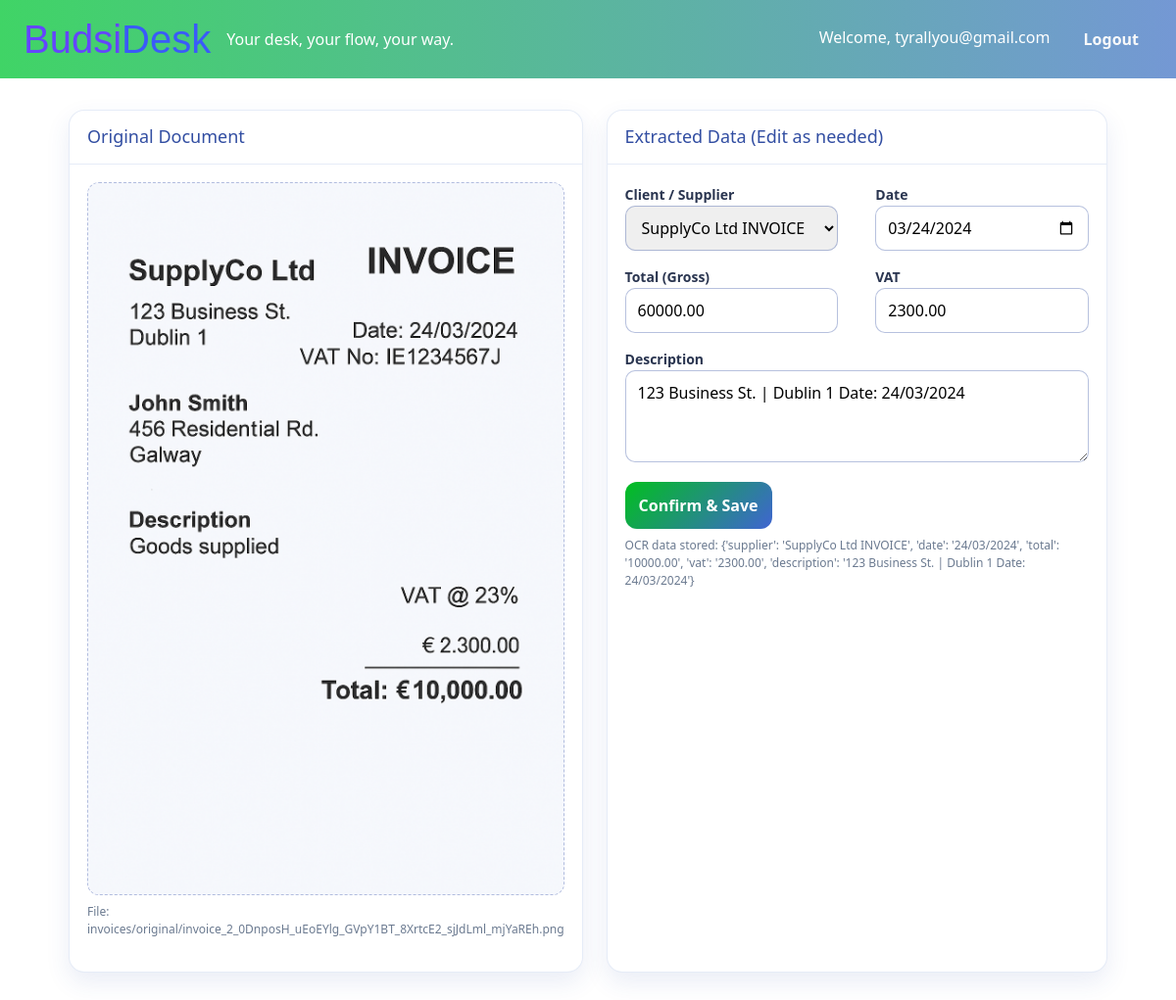
Screenshot of /invoices/21/preview/ (signed in) with the database file from the repository.
### budgidesk_app/models.py (models this page shows, shortened)
class CustomUser(AbstractUser):
    username = None
    email = models.EmailField(_('email address'), unique=True)
    plan = models.CharField(max_length=20, default='lite')
    USERNAME_FIELD = 'email'
    REQUIRED_FIELDS = []
    objects = CustomUserManager()

class Invoice(models.Model):
    INVOICE_TYPES = (
        ('in', 'Received'),   # purchase invoices (supplier)
        ('out', 'Issued'),    # sales invoices (to client)
    )
    user = models.ForeignKey(settings.AUTH_USER_MODEL, on_delete=models.CASCADE)
    client = models.ForeignKey(Client, null=True, blank=True, on_delete=models.SET_NULL)
    type = models.CharField(max_length=3, choices=INVOICE_TYPES)
    date = models.DateField()
    amount = models.DecimalField(max_digits=10, decimal_places=2)   # Gross total
    vat = models.DecimalField(max_digits=10, decimal_places=2)      # VAT amount
    description = models.TextField(blank=True)
    original_file = models.FileField(upload_to='invoices/original/', null=True, blank=True)  # uploaded (jpg/pdf) for received
    pdf_file = models.FileField(upload_to='invoices/pdf/', null=True, blank=True)            # generated for issued
    ocr_data = models.JSONField(default=dict, blank=True)  # raw OCR payload (key-values)
    is_confirmed = models.BooleanField(default=False)
    last_modified = models.DateTimeField(auto_now=True)
    class Meta:
        indexes = [
            models.Index(fields=["user", "type", "date"]),
            models.Index(fields=["user", "is_confirmed"]),
        ]
        ordering = ["-date", "-id"]
        verbose_name = "Invoice"
        verbose_name_plural = "Invoices"

### budgidesk_app/views.py (the view)
# urls.py: path("invoices/<int:invoice_id>/preview/", views.invoice_preview_view, name="invoice_preview"),
@login_required
def invoice_preview_view(request, invoice_id: int):
    invoice = get_object_or_404(Invoice, id=invoice_id, user=request.user)
    try:
        check_template_exists("budgidesk_app/dash/tax/preview_purchase.html")
    except Exception:
        pass
    if request.method == "POST" and InvoiceForm is not None:
        form = InvoiceForm(request.POST, instance=invoice, user=request.user)
        if form.is_valid():
            inv = form.save(commit=False)
            if "confirm" in request.POST:
                inv.is_confirmed = True
            inv.save()
            try:
                save_invoice(
                    {
                        "supplier": inv.client.name if inv.client else "",
                        "date": inv.date.strftime("%Y-%m-%d"),
                        "total": float(inv.amount or 0),
                        "description": inv.description or "",
                    },
                    invoice_type="purchase",
                    prevent_duplicates=True
                )
            except Exception as e:
                debug(f"CSV save on confirm skipped: {e}")
            return redirect("dash_tax")
    else:
        form = InvoiceForm(instance=invoice, user=request.user) if InvoiceForm else None
    original_url = invoice.original_file.url if invoice.original_file else None
    is_pdf = (original_url or "").lower().endswith(".pdf")
    return render(request, "budgidesk_app/dash/tax/preview_purchase.html", {
        "invoice": invoice,
        "form": form,
        "original_url": original_url,
        "is_pdf": is_pdf,
    })

### budgidesk_app/forms.py
class InvoiceForm(forms.ModelForm):
    class Meta:
        model = Invoice
        fields = ["client", "date", "amount", "vat", "description"]
        widgets = {
            "date": forms.DateInput(attrs={"type": "date"}),
            "description": forms.Textarea(attrs={"rows": 3}),
        }
    def __init__(self, *args, **kwargs):
        user = kwargs.pop("user", None)
        super().__init__(*args, **kwargs)
        if user is not None:
            self.fields["client"].queryset = Client.objects.filter(user=user)

### budgidesk_app/models.py (called while the page is built)
    def __str__(self):
        base = self.name or "Client"
        return f"{base} ({self.tax_id})" if self.tax_id else base

### logic/debugger.py (called while the page is built)
def debug(message, level='info'):
    if not DEBUG_MODE:
        return
    prefix = "🛠️ DEBUG"
    text = f"{prefix} | {message}"
    print(text)
    if level == 'info':
        logger.info(message)
    elif level == 'warning':
        logger.warning(message)
    elif level == 'error':
        logger.error(message)
    else:
        logger.debug(message)

def check_template_exists(template_relative_path):
    path = os.path.join(settings.BASE_DIR, "templates", template_relative_path)
    if os.path.exists(path):
        debug(f"Template encontrado: {template_relative_path}")
    else:
        debug(f"Template no encontrado: {template_relative_path}", level='warning')

### templates/budgidesk_app/dash/tax/preview_purchase.html (shortened to what this page needs)
{% extends 'budgidesk_app/base.html' %}
{% load static %}
{% block content %}
<div class="preview-wrap">
  <div class="grid">
    <div class="panel">
      <h2>Original Document</h2>
      <div class="panel-body">
        {% if original_url %}
          <div class="docbox">
            {% if is_pdf %}
              <embed src="{{ original_url }}" type="application/pdf" />
            {% else %}
              <img src="{{ original_url }}" alt="original invoice"/>
            {% endif %}
          </div>
          <p class="note">File: {{ invoice.original_file.name }}</p>
        {% else %}
          <div class="docbox"><em>No original file attached.</em></div>
        {% endif %}
      </div>
    </div>
    <div class="panel">
      <h2>Extracted Data (Edit as needed)</h2>
      <div class="panel-body">
        <form method="post">
          <div class="row">
            <div>
              <label>Client / Supplier</label>
              {{ form.client }}
            </div>
            <div>
              <label>Date</label>
              {{ form.date }}
            </div>
            <div>
              <label>Total (Gross)</label>
              {{ form.amount }}
            </div>
            <div>
              <label>VAT</label>
              {{ form.vat }}
            </div>
            <div style="grid-column:1/-1">
              <label>Description</label>
              {{ form.description }}
            </div>
          </div>
          <div class="actions">
            <button type="submit" name="confirm" class="btn btn-primary">Confirm & Save</button>
          </div>
          <p class="note">OCR data stored: {{ invoice.ocr_data|default:"{}" }}</p>
        </form>
      </div>
    </div>
  </div>
</div>
{% endblock %}

### templates/budgidesk_app/navbar.html (shortened to what this page needs)
{% load static %}
<header class="px-4 d-flex justify-content-between align-items-center overflow-hidden"
        style="position: relative;
               background: linear-gradient(to right, #40D466, #7498D4);
               height: 80px;">
    <img src="{% static 'pulpo.PNG' %}" alt="Pulpo"
         style="position: absolute;
                top: -85%;
                left: 50%;
                transform: translate(-50%, -50%);
                height: 1000px;
                opacity: 0.8;
                z-index: 0;
                pointer-events: none;">
    <div class="d-flex align-items-center" style="z-index: 1;">
        {% if user.is_authenticated %}
            <a href="{% url 'dashboard' %}" class="text-decoration-none d-flex align-items-center">
        {% else %}
            <a href="{% url 'intro' %}" class="text-decoration-none d-flex align-items-center">
        {% endif %}
            <h1 class="m-0" style="font-family: 'Arial Black', sans-serif; color: #6445ff;">
                Budsi
            </h1>
            <h1 class="m-0" style="font-family: 'Arial Black', sans-serif; color: #3a5afa;">
                Desk
            </h1>
        </a>
        <span class="ms-3 text-white">Your desk, your flow, your way.</span>
    </div>
    <div style="z-index: 1;">
        {% if user.is_authenticated %}
            <span class="text-white me-3">Welcome, {{ request.user.email }}</span>
            <form method="post" action="{% url 'logout' %}" style="display:inline;">
                <button type="submit" class="btn btn-outline-light">Logout</button>
            </form>
        {% else %}
          {% if request.path != '/login/' and request.path != '/register/' %}
              <a href="{% url 'login' %}" class="btn btn-light">
                  <span style="color: #D3AF3F;">Log in</span>
              </a>
          {% endif %}
        {% endif %}
    </div>
</header>

### static/budgidesk_app/css/style.css (style rules this page uses)
body { font-family: 'Segoe UI', 'Helvetica Neue', Helvetica, Arial, sans-serif; background-color: var(--white); color: var(--text-dark); margin: 0; }

### templates/budgidesk_app/dash/tax/preview_purchase.html (style rules this page uses)
:root { --green-500:#01BF1F; --blue-900:#324EA2; --blue-700:#4064D2; --blue-500:#7498D4; --white:#FFFFFF; --gold:#D3AF3F; }
.preview-wrap { max-width:1100px;margin:32px auto;padding:0 20px; }
.grid { display:grid;grid-template-columns:1fr;gap:24px; }
@media (min-width:960px) { .grid { grid-template-columns:1fr 1fr } }
.panel { background:#fff;border:1px solid rgba(116,152,212,.18);border-radius:16px;box-shadow:0 10px 24px rgba(50,78,162,.10); }
.panel h2 { margin:0;padding:16px 18px;border-bottom:1px solid rgba(116,152,212,.18);color:var(--blue-900);font-size:18px }
.panel-body { padding:18px }
.docbox { display:flex;align-items:center;justify-content:center;background:#f6f8ff;border:1px dashed rgba(50,78,162,.35);border-radius:12px;min-height:560px;overflow:hidden }
.docbox img,.docbox embed { max-width:100%;max-height:100%;object-fit:contain }
form .row { display:grid;grid-template-columns:1fr;gap:14px }
@media (min-width:680px) { form .row { grid-template-columns:1fr 1fr } }
label { font-weight:600;color:#2a3550;font-size:14px }
input,select,textarea { width:100%;padding:10px 12px;border:1px solid rgba(50,78,162,.35);border-radius:10px }
.actions { display:flex;gap:10px;flex-wrap:wrap;margin-top:14px }
.btn { border:0;border-radius:12px;padding:12px 14px;font-weight:700;cursor:pointer }
.btn-primary { background:linear-gradient(135deg,var(--green-500),var(--blue-700));color:#fff }
.note { margin-top:8px;font-size:12px;color:#6b7a90 }

### rows the page displays
CustomUser: user.email "tyrallyou@gmail.com"
Invoice: original_file.name "invoices/original/invoice_2_0DnposH_uEoEYlg_GVpY1BT_8XrtcE2_sjJdLml_mjYaREh.png", client "SupplyCo Ltd INVOICE", date "03/24/2024", amount "60000.00", vat "2300.00", description "123 Business St. | Dublin 1 Date: 24/03/2024", ocr_data "{'supplier': 'SupplyCo Ltd INVOICE', 'date': '24/03/2024', 'total': '10000.00', 'vat': '2300.00', 'description': '123 Business St. | Dublin 1 Date: 24/03/2024'}"
